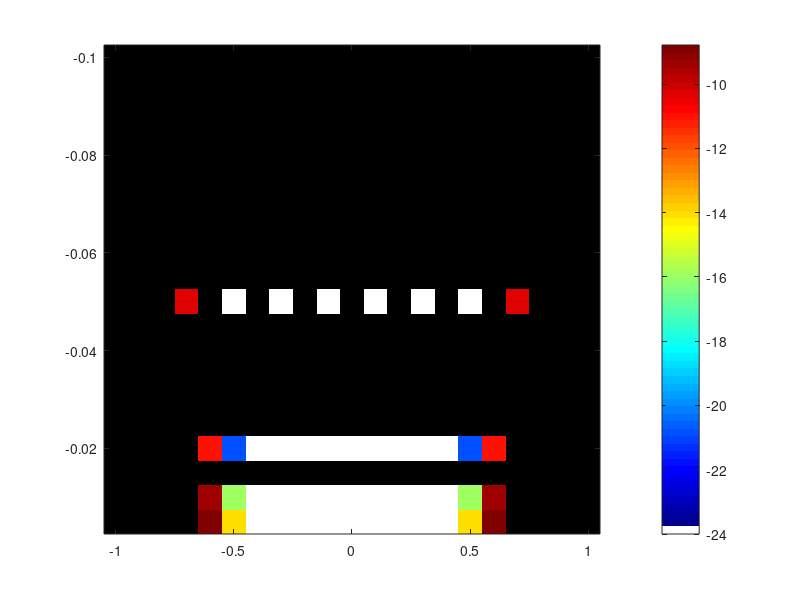

Write the MATLAB code that produced this figure. (Note: this script raises an error after producing the figure.)
% Clear workspace and figures
clear;

% -----------------------------
% 1. Define Grid Centers
% -----------------------------

% Define x and y grid centers
x_centers = -1.0 : 0.1 : 1.0;      % x centers from -0.7 to 0.7 with step 0.05
y_centers = -0.1 : 0.005 : -0.005;  % y centers from -0.1 to -0.005 with step 0.005

% Initialize an empty data matrix with NaN (to represent missing values)
data_grid = NaN(length(y_centers), length(x_centers));

% -----------------------------
% 2. Define Known Data Points
% -----------------------------

% Example data points with known x and y indices
% Each row: [x_index, y_index, value]
known_data = [
    -0.5, -0.005, -14.14; 
    -0.6, -0.005, -8.785;   
    0.5, -0.005, -14.14;  
    0.6, -0.005, -8.785;

    -0.5, -0.01, -15.81;
    -0.6, -0.01, -9.38;
    0.5, -0.01, -15.81;
    0.6, -0.01, -9.38;

    -0.5, -0.02, -20.755;
    -0.6, -0.02, -10.93;
    0.5, -0.02, -20.755;
    0.6, -0.02, -10.93;

    -0.7, -0.05, -10.325;
    0.7, -0.05, -10.325;
];

for I0 = (-0.4:0.1:0.4)
    known_data = [known_data; I0, -0.005, -24];
    known_data = [known_data; I0, -0.01, -24];
    known_data = [known_data; I0, -0.02, -24];
end

for I0 = (-0.5:0.2:0.5)
    known_data = [known_data; I0, -0.05, -24];
end

% Populate the data_grid with the known values
for i = 1:size(known_data, 1)
    x_idx = known_data(i, 1); % x index in x_centers
    y_idx = known_data(i, 2); % y index in y_centers
    value = known_data(i, 3); % data value
    
    % Set the data value in the grid
    data_grid(round((y_idx+0.1)*200)+1, round((x_idx+1)*10)+1) = value;
end

% -----------------------------
% 3. Plotting the Data
% -----------------------------

% Create a new figure window with equal width and height
%figure('Position', [100, 100, 600, 600]);  % Adjust figure size as needed

% Use imagesc to display the data with NaN values left as white
imagesc(x_centers, y_centers, data_grid);

% Set colormap (choose any MATLAB colormap you prefer)
colormap(jet); % Other options: 'parula', 'hot', 'cool', etc.

% Add colorbar to indicate the scale of values
colorbar;

% Set NaN values to white by customizing the colormap
colormap_with_nan = [1, 1, 1; colormap];  % Add white at the start of the colormap
colormap(colormap_with_nan);
clim([-25,-6]);

% -----------------------------
% 4. Configuring the Axes
% -----------------------------

% Get current axes handle
ax = gca;

% Set X and Y ticks to correspond to grid centers
ax.XTick = x_centers;
ax.YTick = y_centers;

% Enable grid lines for clarity
grid on;

% Customize grid line properties
ax.GridColor = [0 0 0]; % Black grid lines
ax.GridAlpha = 0.5;     % Semi-transparent grid lines
ax.LineWidth = 1;       % Thickness of grid lines

% Set aspect ratio to ensure square cells
axis square;

% Reverse the Y-axis to match typical matrix display format
set(ax, 'YDir', 'normal');

% Set axis limits as specified
xlim([-1.1, 1.1]);
ylim([-0.12, 0]);

% -----------------------------
% 5. Adding Labels and Title
% -----------------------------

xlabel('I0');
ylabel('J0');
title('K0=-0.3');

% -----------------------------
% 6. Save the Figure (Optional)
% -----------------------------

% Save the figure as a PNG image
% Uncomment the following line to save
% saveas(gcf, 'Discrete2DGrid_MissingData.png');
